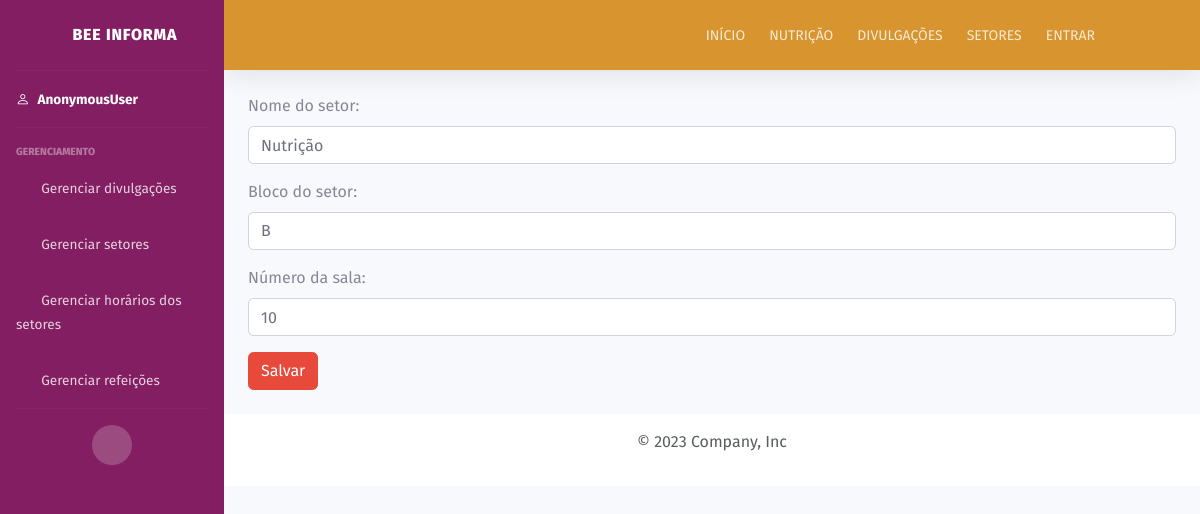
The page /atualizar/setor/2 on the database its author committed.
### servicos/models.py (models this page shows, shortened)
class Setor(models.Model):
    BLOCO_CHOICES = (
        ("A", "A"),
        ("B", "B")
    )
    nome = models.CharField(verbose_name="Nome do setor", max_length=25)
    bloco = models.CharField(verbose_name="Bloco do setor", choices=BLOCO_CHOICES, max_length=1)
    numero = models.IntegerField(verbose_name="Número da sala")
    class Meta:
        verbose_name = "Setor"
        verbose_name_plural = "Setores"

### servicos/views.py (the view)
# urls.py: path('atualizar/setor/<int:id>', views.setor_update, name="setor-update"),
def setor_update(request, id):
    setor = get_object_or_404(Setor, id=id)
    form = SetorForm(request.POST or None, instance=setor)
    if (request.method == "POST"):
        if form.is_valid():
            form.save()
            return HttpResponseRedirect(reverse("admin-setor-list"))
    return render(request, "setores/setor_update.html", {'form': form})

### servicos/forms.py
class SetorForm(forms.ModelForm):
    class Meta:
        model = Setor
        fields = "__all__"
    def __init__(self, *args, **kwargs):
        super().__init__(*args, **kwargs)
        for field_name, field in self.fields.items():
            field.widget.attrs['class'] = 'form-control'

### servicos/templates/setores/setor_update.html (shortened to what this page needs)
{% extends "tela_admin.html" %}
{% block 'conteudo' %}
    <form action="{% url 'setor-update' form.instance.id %}" method="POST" class="container conteudo-corpo-admin" enctype="multipart/form-data">
        {{ form.as_p }}
        <button type="submit" class="btn btn-danger">Salvar</button>
    </form>
{% endblock 'conteudo' %}

### staticfiles/css/style.css (style rules this page uses)
body { font-family: 'Fira Sans', sans-serif; }
:root { --laranja: #E79F34; --laranja_claro: rgb(238, 233, 225); --amarelo: #F5C73E; --laranja_escuro: #d8942f; --branco: white; --roxo:#831E62; }

### staticfiles/css/sidebar.css (style rules this page uses)
:root { --laranja: #E79F34; --laranja_claro: rgb(238, 233, 225); --amarelo: #F5C73E; --laranja_escuro: #d8942f; --branco: white; --roxo:#831E62; }

### rows shown on the page
Setor: nome "Nutrição", bloco "B", numero "10"

### other values the page prints
{{ request.user }} "AnonymousUser"
